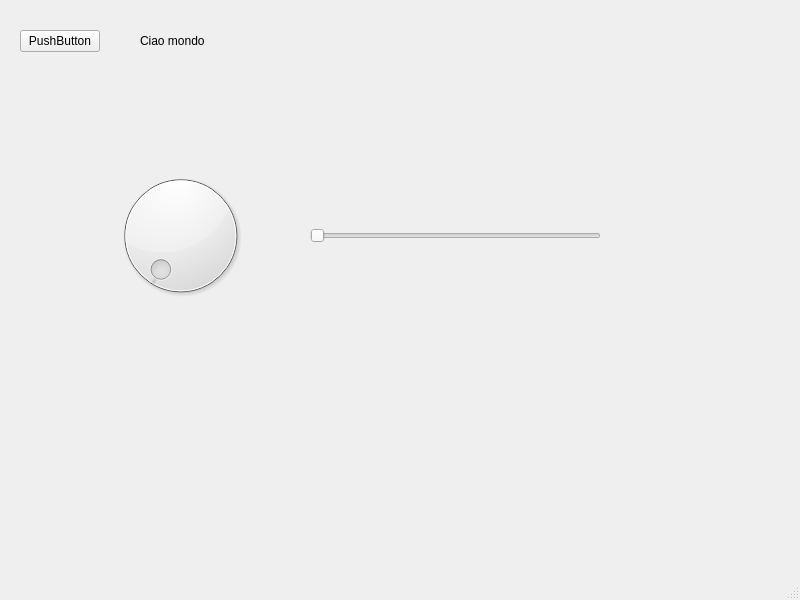
<?xml version="1.0" encoding="UTF-8"?>
<ui version="4.0">
 <class>MainWindow</class>
 <widget class="QMainWindow" name="MainWindow">
  <property name="geometry">
   <rect>
    <x>0</x>
    <y>0</y>
    <width>800</width>
    <height>600</height>
   </rect>
  </property>
  <property name="windowTitle">
   <string>MainWindow</string>
  </property>
  <widget class="QWidget" name="centralwidget">
   <widget class="QPushButton" name="bottone">
    <property name="geometry">
     <rect>
      <x>20</x>
      <y>30</y>
      <width>80</width>
      <height>22</height>
     </rect>
    </property>
    <property name="text">
     <string>PushButton</string>
    </property>
   </widget>
   <widget class="QLabel" name="label">
    <property name="geometry">
     <rect>
      <x>140</x>
      <y>30</y>
      <width>171</width>
      <height>21</height>
     </rect>
    </property>
    <property name="text">
     <string>Ciao mondo</string>
    </property>
   </widget>
   <widget class="QDial" name="dial">
    <property name="geometry">
     <rect>
      <x>110</x>
      <y>160</y>
      <width>141</width>
      <height>151</height>
     </rect>
    </property>
   </widget>
   <widget class="QSlider" name="horizontalSlider">
    <property name="geometry">
     <rect>
      <x>310</x>
      <y>210</y>
      <width>291</width>
      <height>51</height>
     </rect>
    </property>
    <property name="orientation">
     <enum>Qt::Horizontal</enum>
    </property>
   </widget>
  </widget>
  <widget class="QMenuBar" name="menubar">
   <property name="geometry">
    <rect>
     <x>0</x>
     <y>0</y>
     <width>800</width>
     <height>19</height>
    </rect>
   </property>
  </widget>
  <widget class="QStatusBar" name="statusbar"/>
 </widget>
 <resources/>
 <connections>
  <connection>
   <sender>dial</sender>
   <signal>valueChanged(int)</signal>
   <receiver>horizontalSlider</receiver>
   <slot>setValue(int)</slot>
   <hints>
    <hint type="sourcelabel">
     <x>180</x>
     <y>254</y>
    </hint>
    <hint type="destinationlabel">
     <x>455</x>
     <y>254</y>
    </hint>
   </hints>
  </connection>
  <connection>
   <sender>horizontalSlider</sender>
   <signal>valueChanged(int)</signal>
   <receiver>dial</receiver>
   <slot>setValue(int)</slot>
   <hints>
    <hint type="sourcelabel">
     <x>455</x>
     <y>254</y>
    </hint>
    <hint type="destinationlabel">
     <x>180</x>
     <y>254</y>
    </hint>
   </hints>
  </connection>
 </connections>
</ui>
